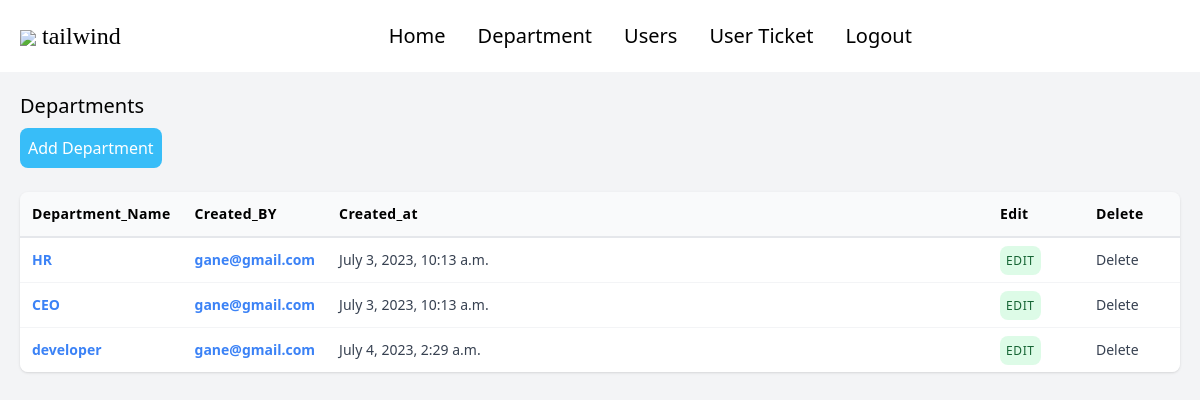
/view_departments/ (signed in), run on the app's committed database.
### Accounts/models.py (models this page shows, shortened)
class Department(models.Model):
    name = models.CharField(max_length=100)
    description = models.TextField()
    created_by = models.ForeignKey(settings.AUTH_USER_MODEL, on_delete=models.CASCADE, related_name='departments', default=1)
    created_at = models.DateTimeField(default=timezone.now)
    last_updated_at = models.DateTimeField(auto_now=True)

class CustomUser(AbstractBaseUser, PermissionsMixin):
    email = models.EmailField(unique=True)
    phone_number = models.CharField(null=True, blank=True,unique=True, max_length=10)
    department = models.ForeignKey(Department, on_delete=models.CASCADE, default=None, null=True)
    role = models.CharField(max_length=50, null=True, blank=True)
    created_by = models.ForeignKey(settings.AUTH_USER_MODEL, on_delete=models.CASCADE, default=True, null=True)
    date_joined = models.DateTimeField(auto_now_add=True)
    is_active = models.BooleanField(default=True)
    is_staff = models.BooleanField(default=False)
    USERNAME_FIELD = "email"
    REQUIRED_FIELDS = []
    objects = CustomUserManager()
    class Meta:
        verbose_name = "user"
        verbose_name_plural = "users"

### Accounts/views.py (the view)
# urls.py: path('view_departments/', views.view_departments, name='view_departments'),
@login_required
@user_passes_test(lambda u: u.is_staff, login_url='Accounts:home')
def view_departments(request):
    departments = Department.objects.all()
    return render(request, 'departments.html', {'departments': departments})

### Accounts/templates/departments.html (shortened to what this page needs)
{% extends 'base.html' %}
{% block content %}
{% if user.is_authenticated and user.is_staff %}
<div class="p-5 h-screen bg-gray-100">
    <h1 class="flex">
        <h1 class="text-xl mb-2">Departments</h1>
        <button
        class="bg-[#38bdf8] text-white p-2 rounded-lg mb-6 hover:bg-white hover:text-black hover:border hover:border-gray-300"
      >
      <a href="{% url 'Accounts:create-department' %}">Add Department</a>
      </button>
    </h1>
    <div class="overflow-auto rounded-lg shadow hidden md:block">
      <table class="w-full">
        <thead class="bg-gray-50 border-b-2 border-gray-200">
        <tr>
            <th class="w-20 p-3 text-sm font-semibold tracking-wide text-left">Department_Name</th>
          <th class="w-20 p-3 text-sm font-semibold tracking-wide text-left">Created_BY</th>
          <th class="p-3 text-sm font-semibold tracking-wide text-left">Created_at</th>
          <th class="w-24 p-3 text-sm font-semibold tracking-wide text-left">Edit</th>
          <th class="w-24 p-3 text-sm font-semibold tracking-wide text-left">Delete</th>
        </tr>
        </thead>
        <tbody class="divide-y divide-gray-100">
            {% for department in departments %}
        <tr class="bg-white">
            <td class="p-3 text-sm text-gray-700 whitespace-nowrap">
                <a href="#" class="font-bold text-blue-500 hover:underline">{{ department.name }}</a>
              </td>
          <td class="p-3 text-sm text-gray-700 whitespace-nowrap">
            <a href="#" class="font-bold text-blue-500 hover:underline">{{ department.created_by }}</a>
          </td>
          <td class="p-3 text-sm text-gray-700 whitespace-nowrap">
           {{ department.created_at  }}
          </td>
          <td class="p-3 text-sm text-gray-700 whitespace-nowrap">
          <span
            class="p-1.5 text-xs font-medium uppercase tracking-wider text-green-800 bg-green-200 rounded-lg bg-opacity-50"><a href="{% url 'Accounts:edit-department' department.id %}">Edit</a></span>
          </td>
          <td class="p-3 text-sm text-gray-700 whitespace-nowrap"><a class="delete-button" data-department-id="{{ department.id }}">Delete</a></td>
        </tr>
        {% endfor %}
    </tbody>
</table>
</div>
</div>
{% endif %}
{% endblock content %}

### data on the page
Department: name "HR", created_by "gane@gmail.com", created_at "July 3, 2023, 10:13 a.m."
Department: name "CEO", created_by "gane@gmail.com", created_at "July 3, 2023, 10:13 a.m."
Department: name "developer", created_by "gane@gmail.com", created_at "July 4, 2023, 2:29 a.m."
